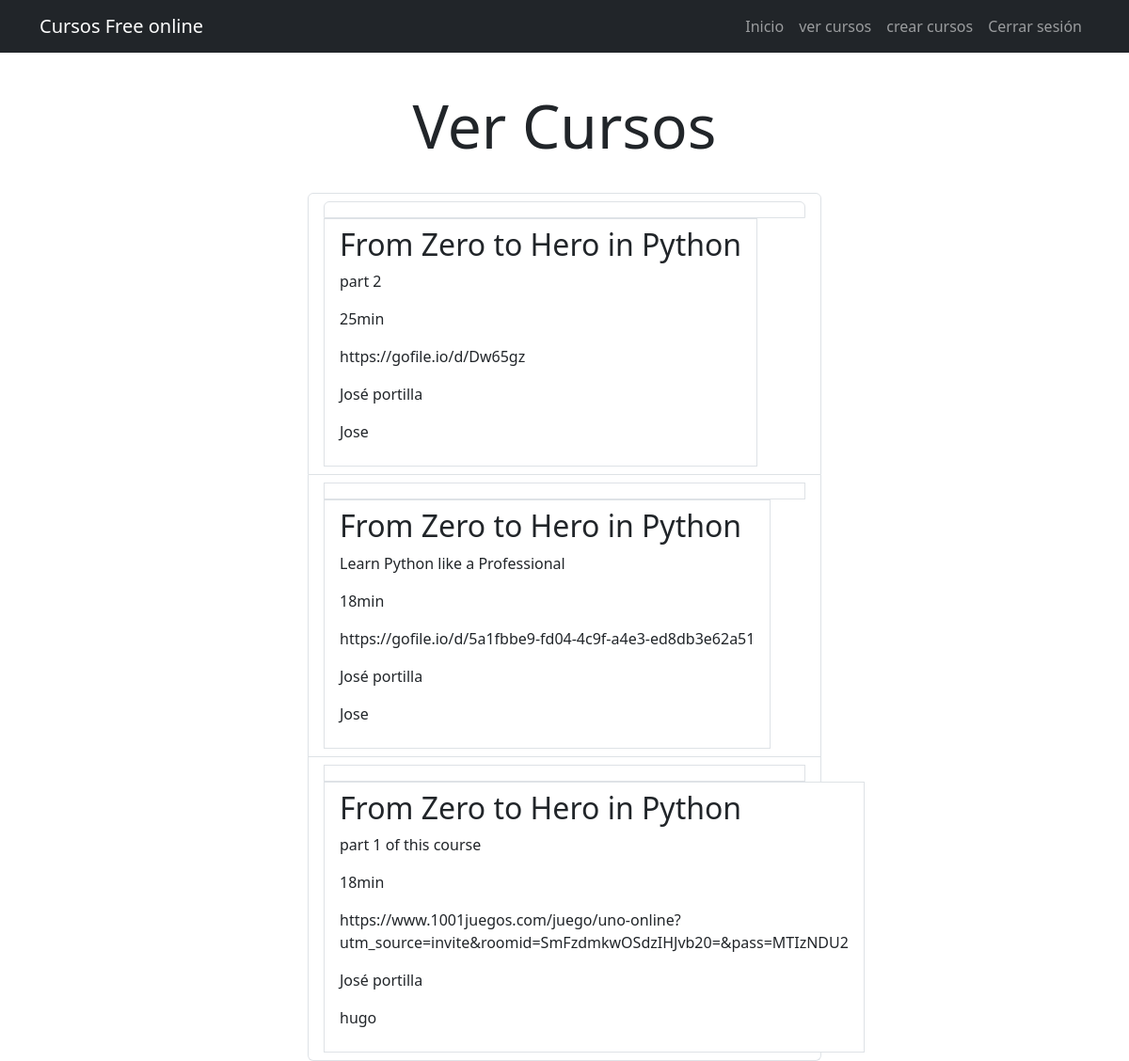
/ver_cursos/ (signed in), run on the app's committed database.
### aplicacion/models.py (models this page shows, shortened)
class Cursos (models.Model):
    nombre = models.CharField(max_length=50)
    descripcion = models.CharField(max_length=200)
    duracion = models.CharField(max_length=5)
    link = models.TextField()
    creador = models.CharField(max_length=50)
    usuario = models.ForeignKey(User, on_delete=models.CASCADE)

### aplicacion/views.py (the view, shortened to what this page needs)
# urls.py: path('ver_cursos/', views.ver_cursos, name='ver_cursos'),
def ver_cursos(request):
    if User.is_authenticated == True:
        try:
            lista_cursos = Cursos.objects.filter(usuario=request.user)
            return render(request, 'ver_cursos.html', {
                "lista_de_cursos": lista_cursos
            })
        except:
            return render(request, 'ver_cursos.html', {
                "lista_de_cursos": lista_cursos,
                "error": "Ha Ocurrido un error"
            })
    else:
        try:
            lista_cursos = Cursos.objects.all()
            return render(request, 'ver_cursos.html', {
                "lista_de_cursos": lista_cursos
            })
        except:
            return render(request, 'ver_cursos.html', {
                "lista_de_cursos": lista_cursos,
                "error": "Ha Ocurrido un error"
            })

### aplicacion/templates/ver_cursos.html (shortened to what this page needs)
{% extends 'base.html' %} {% block contenido %}
<main class="container">
  <div class="row">
    <div class="col-md-6 offset-md-3">
        <h1 class="text-center display-3  py-4">Ver Cursos</h1>
  <ul class="list-group">
    {% for cursos in lista_de_cursos %}
    <li class="list-group-item">
      {% if user.is_authenticated %}
      <a class="list-group-item" href="{% url 'detalles_cursos' cursos.id %}">
        <header class="d-flex justify-content-between">
            <h2>{{cursos.nombre}}</h2>
        <p>{{cursos.descripcion}}</p>
        <p>{{cursos.duracion}}</p>
        <p>{{cursos.link}}</p>
        <p>{{cursos.creador}}</p>
        <p>{{cursos.usuario.username}}</p>
      </a>
      {% endif %}
    </li>
    {% endfor %}
  </ul>
  </div>
</main>
{% endblock %}

### data on the page
Cursos: nombre "From Zero to Hero in Python", descripcion "part 2", duracion "25min", link "https://gofile.io/d/Dw65gz", creador "José portilla", usuario.username "Jose"
Cursos: nombre "From Zero to Hero in Python", descripcion "Learn Python like a Professional", duracion "18min", link "https://gofile.io/d/5a1fbbe9-fd04-4c9f-a4e3-ed8db3e62a51", creador "José portilla", usuario.username "Jose"
Cursos: nombre "From Zero to Hero in Python", descripcion "part 1 of this course", duracion "18min", link "https://www.1001juegos.com/juego/uno-online?utm_source=invite&roomid=SmFzdmkwOSdzIHJvb20=&pass=MTIzNDU2", creador "José portilla", usuario.username "hugo"
